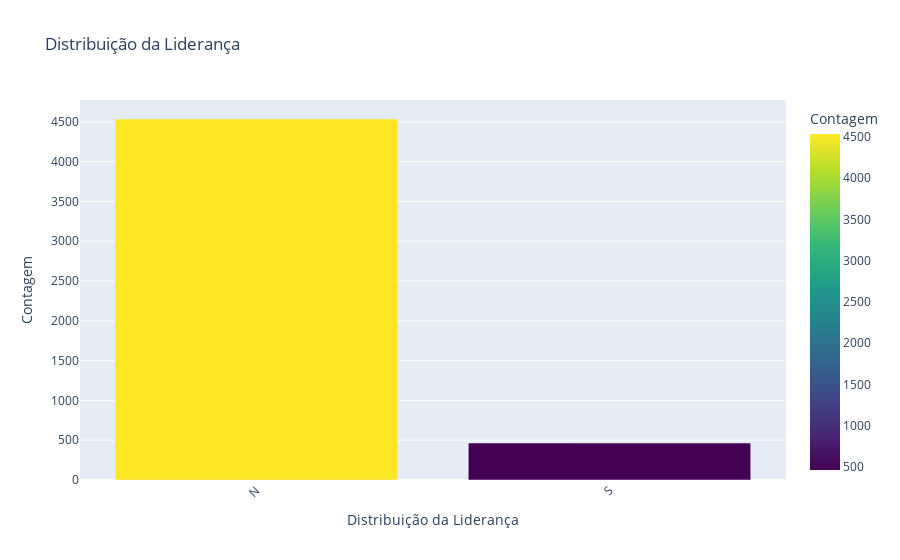

The notebook cell saved with this chart:
### Code cell
count = df_servidor["Lider"].value_counts().reset_index()
count.columns = ['Lider', 'Contagem']


# Usando o Plotly:  https://plotly.com/
fig = px.bar(count, x='Lider', y='Contagem', 
             title='Distribuição da Liderança', 
             labels={'Lider':'Lider', 'Contagem':'Contagem'}, 
             color='Contagem', color_continuous_scale='Viridis')
fig.update_layout(xaxis_title='Distribuição da Liderança', yaxis_title='Contagem', xaxis_tickangle=-45)
fig.show()

### Figure 1 — Plotly figure (JSON) as saved in the notebook; plotly's stock layout.template omitted (floating-point values rounded to 4 significant figures)
{"data": [{"alignmentgroup": "True", "hovertemplate": "Lider=%{x}<br>Contagem=%{marker.color}<extra></extra>", "legendgroup": "", "marker": {"color": [4536, 464], "coloraxis": "coloraxis", "pattern": {"shape": ""}}, "name": "", "offsetgroup": "", "orientation": "v", "showlegend": false, "textposition": "auto", "type": "bar", "x": ["N", "S"], "xaxis": "x", "y": [4536, 464], "yaxis": "y"}], "layout": {"barmode": "relative", "coloraxis": {"colorbar": {"title": {"text": "Contagem"}}, "colorscale": [[0, "#440154"], [0.1111, "#482878"], [0.2222, "#3e4989"], [0.3333, "#31688e"], [0.4444, "#26828e"], [0.5556, "#1f9e89"], [0.6667, "#35b779"], [0.7778, "#6ece58"], [0.8889, "#b5de2b"], [1, "#fde725"]]}, "legend": {"tracegroupgap": 0}, "title": {"text": "Distribuição da Liderança"}, "xaxis": {"anchor": "y", "domain": [0, 1], "tickangle": -45, "title": {"text": "Distribuição da Liderança"}}, "yaxis": {"anchor": "x", "domain": [0, 1], "title": {"text": "Contagem"}}}}
